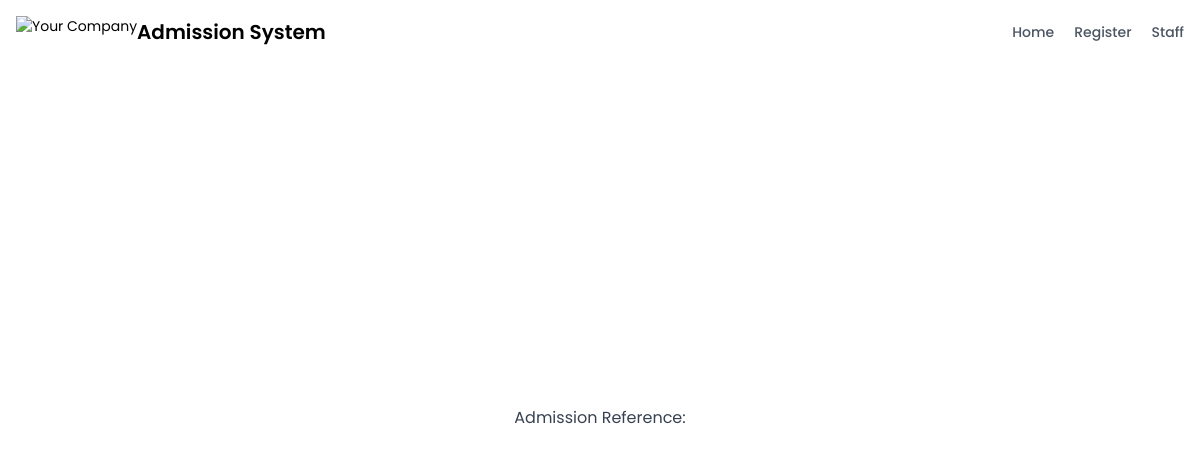
/admission-reference/7, run on an earlier commit of the app's database.
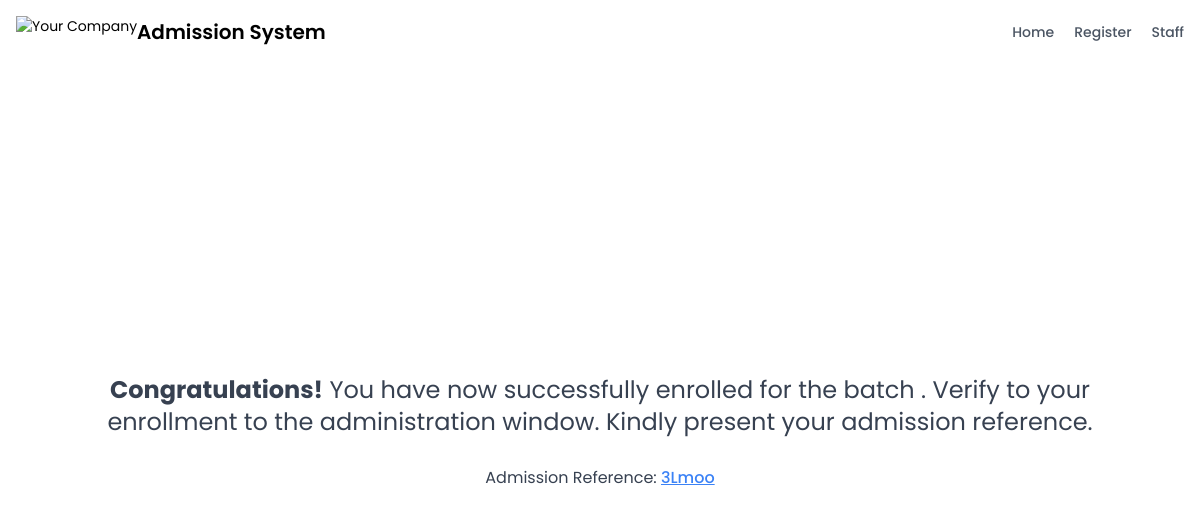
And on a later commit of the database.
### tables this page shows
CREATE TABLE "registrations" (
	"reference"	TEXT NOT NULL UNIQUE,
	"first_name"	TEXT,
	"course"	TEXT,
	"email"	TEXT,
	"phone"	TEXT,
	"tel"	TEXT,
	"dob"	TEXT,
	"status"	TEXT,
	"middle_name"	TEXT,
	"last_name"	TEXT,
	"sex"	TEXT,
	"address"	TEXT,
	"emergency_contact_name"	TEXT,
	"emergency_contact_number"	TEXT,
	"emergency_contact_relation"	TEXT,
	"id"	INTEGER,
	PRIMARY KEY("id" AUTOINCREMENT),
	FOREIGN KEY("course") REFERENCES "courses"("code")
);

### index.py (the view)
@app.route('/admission-reference/<int:id>')
def admission_reference(id):
    data = get_admission(id)
    return render_template('adrefscreen.html', admissions=data, id=id)

### data.py (called while the page is built)
def connect_db(path):
    conn = sqlite3.connect(path)
    conn.row_factory = sqlite3.Row
    return (conn, conn.cursor())

def get_admission(id):
    conn, cur = connect_db(db_path)
    query = 'SELECT * FROM registrations WHERE id=?'
    values = (id,)
    row = cur.execute(query, values).fetchone()
    conn.close()
    return row

### templates/adrefscreen.html (shortened to what this page needs)
{% extends "base.html" %} {% block content %}
<body>
  <div class="flex flex-col h-screen">
    <div class="shrink-0">{% include 'nav.html' %}</div>
    <div class="h-full grow flex flex-col justify-center">
      <div class="px-7 pb-7 text-gray-700">
         {% if admissions.status == "enrolled" %}
        <p class="text-center text-2xl text-gray-700 p-7">
          <strong>Congratulations!</strong> You have now successfully enrolled
          for the {{ course }} batch {{ batch }}. Verify to your enrollment to
          the administration window. Kindly present your admission reference.
        </p>
        {% endif %}
        <div class="text-center">
          Admission Reference:
          <span class="text-blue-500 font-medium underline"
            >{{ admissions.reference }}</span
          >
        </div>
      </div>
    </div>
  </div>
</body>
{% endblock %}

### templates/base.html (shortened to what this page needs)
<!DOCTYPE html>
<html lang="en">
  <head>
    <script src="https://cdn.tailwindcss.com"></script>
    <link rel="stylesheet" href="sweetalert2.min.css" />
  </head>
  {% block content %} {% endblock %}
</html>

### templates/nav.html (shortened to what this page needs)
<header class="relative flex flex-wrap sm:justify-start sm:flex-nowrap z-50 w-full bg-white text-sm py-4 dark:bg-blue-500">
  <nav class="max-w-[85rem] w-full mx-auto px-4 sm:flex sm:items-center sm:justify-between" aria-label="Global">
    <div class="flex items-center justify-between">
      <div class="flex flex-shrink-0 items-center">
        <img class="hidden h-8 w-auto lg:block" src="https://www.shareicon.net/data/2015/11/23/676389_clipboard_512x512.png" alt="Your Company">
      </div>
      <a class="flex-none text-xl font-semibold dark:text-white" href="/">Admission System</a>
    </div>
    <div id="navbar-with-mega-menu" class="hs-collapse hidden overflow-hidden transition-all duration-300 basis-full grow sm:block">
      <div class="flex flex-col gap-5 mt-5 sm:flex-row sm:items-center sm:justify-end sm:mt-0 sm:pl-5">
        <a class="font-medium text-gray-600 hover:text-gray-400 dark:text-white dark:hover:text-gray-500" href="/">Home</a>
        <a class="font-medium text-gray-600 hover:text-gray-400 dark:text-white dark:hover:text-gray-500" href="/register">Register</a>
        <a class="font-medium text-gray-600 hover:text-gray-400 dark:text-white dark:hover:text-gray-500" href="/staff">Staff</a>
      </div>
    </div>
  </nav>
</header>

### templates/base.html (style rules this page uses)
body { font-family: "Poppins", sans-serif; }

What changed in the data, as far as the page shows it:
added registrations: reference "3Lmoo"
Also different on the page:
text now shown: "Congratulations! You have now successfully enrolled for the batch . Verify to your enrollment to the administration window. Kindly present your admission reference."
